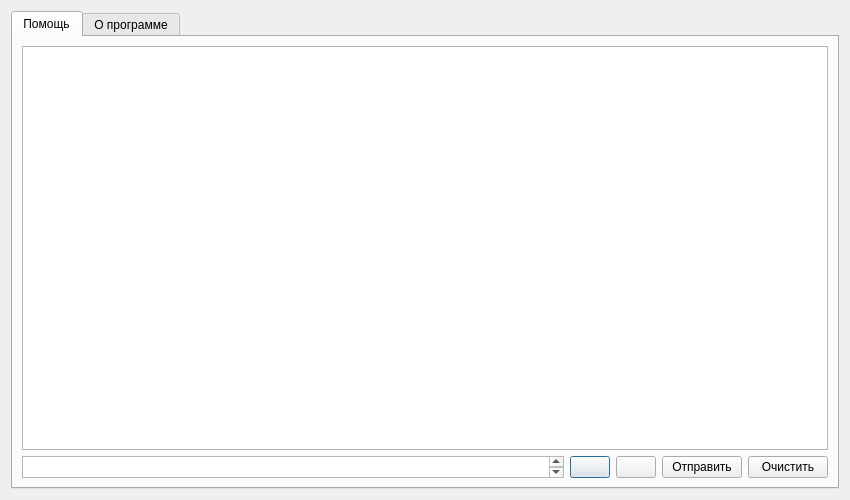
<?xml version="1.0" encoding="UTF-8"?>
<ui version="4.0">
 <class>Dialog</class>
 <widget class="QDialog" name="Dialog">
  <property name="enabled">
   <bool>true</bool>
  </property>
  <property name="geometry">
   <rect>
    <x>0</x>
    <y>0</y>
    <width>850</width>
    <height>500</height>
   </rect>
  </property>
  <property name="minimumSize">
   <size>
    <width>450</width>
    <height>250</height>
   </size>
  </property>
  <property name="acceptDrops">
   <bool>false</bool>
  </property>
  <property name="windowTitle">
   <string>Dialog</string>
  </property>
  <layout class="QVBoxLayout" name="verticalLayout">
   <property name="spacing">
    <number>0</number>
   </property>
   <item>
    <widget class="QTabWidget" name="tabWidget">
     <property name="currentIndex">
      <number>0</number>
     </property>
     <widget class="QWidget" name="tab_Main">
      <attribute name="title">
       <string>Помощь</string>
      </attribute>
      <layout class="QGridLayout" name="gridLayout">
       <item row="1" column="0">
        <widget class="QPlainTextEdit" name="plainTextEdit_TextDialogHelp">
         <property name="font">
          <font>
           <pointsize>11</pointsize>
          </font>
         </property>
        </widget>
       </item>
       <item row="2" column="0">
        <layout class="QHBoxLayout" name="horizontalLayout">
         <property name="topMargin">
          <number>0</number>
         </property>
         <item>
          <widget class="QPlainTextEdit" name="plainTextEdit_UserTextHelp">
           <property name="sizePolicy">
            <sizepolicy hsizetype="Expanding" vsizetype="Ignored">
             <horstretch>0</horstretch>
             <verstretch>0</verstretch>
            </sizepolicy>
           </property>
          </widget>
         </item>
         <item>
          <widget class="QPushButton" name="pushButton_SendByVoiseHelp">
           <property name="text">
            <string/>
           </property>
          </widget>
         </item>
         <item>
          <widget class="QPushButton" name="pushButton_Dislike">
           <property name="text">
            <string/>
           </property>
          </widget>
         </item>
         <item>
          <widget class="QPushButton" name="pushButton_SendMsgHelp">
           <property name="text">
            <string>Отправить</string>
           </property>
           <property name="default">
            <bool>true</bool>
           </property>
          </widget>
         </item>
         <item>
          <widget class="QPushButton" name="pushButton_ClearHelp">
           <property name="text">
            <string>Очистить</string>
           </property>
          </widget>
         </item>
        </layout>
       </item>
      </layout>
     </widget>
     <widget class="QWidget" name="tab_Info">
      <attribute name="title">
       <string>О программе</string>
      </attribute>
      <layout class="QVBoxLayout" name="verticalLayout_2">
       <property name="spacing">
        <number>0</number>
       </property>
       <property name="leftMargin">
        <number>0</number>
       </property>
       <property name="topMargin">
        <number>0</number>
       </property>
       <property name="rightMargin">
        <number>0</number>
       </property>
       <property name="bottomMargin">
        <number>0</number>
       </property>
       <item>
        <widget class="QScrollArea" name="scrollArea_2">
         <property name="frameShape">
          <enum>QFrame::NoFrame</enum>
         </property>
         <property name="sizeAdjustPolicy">
          <enum>QAbstractScrollArea::AdjustIgnored</enum>
         </property>
         <property name="widgetResizable">
          <bool>false</bool>
         </property>
         <property name="alignment">
          <set>Qt::AlignLeading|Qt::AlignLeft|Qt::AlignTop</set>
         </property>
         <widget class="QWidget" name="scrollAreaWidgetContents_2">
          <property name="geometry">
           <rect>
            <x>0</x>
            <y>0</y>
            <width>877</width>
            <height>300</height>
           </rect>
          </property>
          <property name="autoFillBackground">
           <bool>true</bool>
          </property>
          <widget class="QLabel" name="label">
           <property name="geometry">
            <rect>
             <x>11</x>
             <y>11</y>
             <width>460</width>
             <height>28</height>
            </rect>
           </property>
           <property name="font">
            <font>
             <pointsize>14</pointsize>
            </font>
           </property>
           <property name="frameShape">
            <enum>QFrame::NoFrame</enum>
           </property>
           <property name="text">
            <string>ФИО автора: Леонов Владислав Денисович</string>
           </property>
           <property name="alignment">
            <set>Qt::AlignLeading|Qt::AlignLeft|Qt::AlignTop</set>
           </property>
           <property name="wordWrap">
            <bool>false</bool>
           </property>
           <property name="indent">
            <number>-1</number>
           </property>
          </widget>
          <widget class="QLabel" name="label_4">
           <property name="geometry">
            <rect>
             <x>11</x>
             <y>52</y>
             <width>376</width>
             <height>28</height>
            </rect>
           </property>
           <property name="font">
            <font>
             <pointsize>14</pointsize>
            </font>
           </property>
           <property name="text">
            <string>E-mail автора: bourhood@gmail.com</string>
           </property>
           <property name="alignment">
            <set>Qt::AlignLeading|Qt::AlignLeft|Qt::AlignTop</set>
           </property>
          </widget>
          <widget class="QLabel" name="label_3">
           <property name="geometry">
            <rect>
             <x>11</x>
             <y>92</y>
             <width>175</width>
             <height>28</height>
            </rect>
           </property>
           <property name="font">
            <font>
             <pointsize>14</pointsize>
            </font>
           </property>
           <property name="text">
            <string>Группа: 224-322</string>
           </property>
           <property name="alignment">
            <set>Qt::AlignLeading|Qt::AlignLeft|Qt::AlignTop</set>
           </property>
          </widget>
          <widget class="QLabel" name="label_2">
           <property name="geometry">
            <rect>
             <x>11</x>
             <y>133</y>
             <width>607</width>
             <height>28</height>
            </rect>
           </property>
           <property name="font">
            <font>
             <pointsize>14</pointsize>
            </font>
           </property>
           <property name="text">
            <string>Университет: Московский Политехнический Университет</string>
           </property>
           <property name="alignment">
            <set>Qt::AlignLeading|Qt::AlignLeft|Qt::AlignTop</set>
           </property>
          </widget>
          <widget class="QLabel" name="label_5">
           <property name="geometry">
            <rect>
             <x>11</x>
             <y>174</y>
             <width>312</width>
             <height>28</height>
            </rect>
           </property>
           <property name="font">
            <font>
             <pointsize>14</pointsize>
            </font>
           </property>
           <property name="text">
            <string>Год разработки: 2023-2024</string>
           </property>
           <property name="alignment">
            <set>Qt::AlignLeading|Qt::AlignLeft|Qt::AlignTop</set>
           </property>
          </widget>
          <zorder>label_4</zorder>
          <zorder>label_3</zorder>
          <zorder>label_2</zorder>
          <zorder>label_5</zorder>
          <zorder>label</zorder>
         </widget>
        </widget>
       </item>
      </layout>
     </widget>
    </widget>
   </item>
  </layout>
 </widget>
 <resources/>
 <connections/>
</ui>
